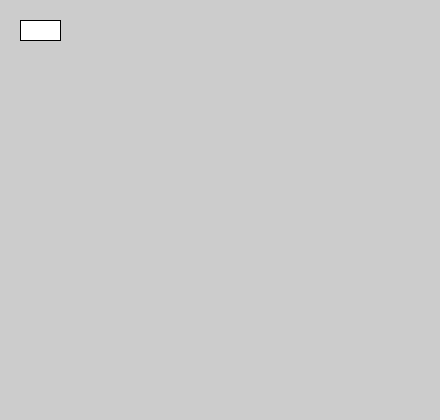
Frame 1 (no input)
Frame 60 (the mouse pressed at the canvas centre just before this capture): identical to frame 1, image omitted
Frame 120 (the mouse held since frame 60 and released just before this capture): identical to frame 1, image omitted

The Processing sketch that drew this single still picture (run headless with seeded random() and noise(); from frame 60 on, the mouse is pressed at the canvas centre):

// Processing sketch: ejercicio_20
// ── ejercicio_20.pde
PVector coordenadasRect;
int ancho, alto, disEntreRect;

public void setup(){
  size(440,420);
  disEntreRect = 20;
  ancho=40;
  alto=20;
  coordenadasRect = new PVector (disEntreRect,disEntreRect);
}

public void draw(){
  dibujarRectangulos();
}

public void dibujarRectangulos(){
  
  rect(coordenadasRect.x,coordenadasRect.y,ancho,alto);
}
